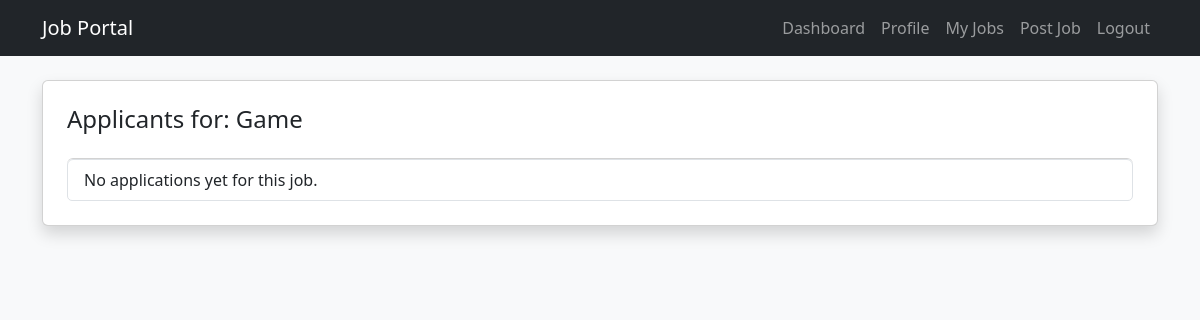
The page /employer/job/4/applicants/ (signed in) on the database as committed earlier.
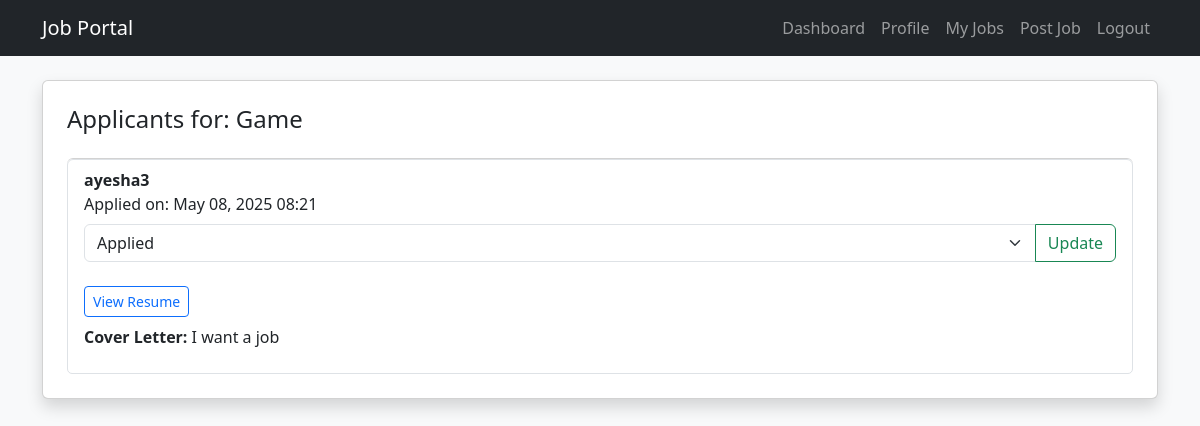
The same page on the database as committed later.
### core/models.py (models this page shows)
class Application(models.Model):
    job = models.ForeignKey(Job, on_delete=models.CASCADE)
    seeker = models.ForeignKey(JobSeekerProfile, on_delete=models.CASCADE)
    resume = models.FileField(upload_to='applications/')
    cover_letter = models.TextField(blank=True)
    status = models.CharField(max_length=20, choices=[('applied', 'Applied'), ('interview', 'Interview Scheduled'), ('rejected', 'Rejected'), ('hired', 'Hired')], default='applied')
    applied_at = models.DateTimeField(auto_now_add=True)

class JobSeekerProfile(models.Model):
    user = models.OneToOneField(User, on_delete=models.CASCADE)
    phone = models.CharField(max_length=20)
    location = models.CharField(max_length=100)
    resume = models.FileField(upload_to='resumes/')
    bio = models.TextField(blank=True)
    skills = models.ManyToManyField(Skill, blank=True)

class User(AbstractUser):
    ROLE_CHOICES = (
        ('seeker', 'Job Seeker'),
        ('employer', 'Employer'),
        ('admin', 'Admin'),
    )
    role = models.CharField(max_length=10, choices=ROLE_CHOICES)
    is_email_verified = models.BooleanField(default=False)

### core/views.py (the view)
# urls.py: path('employer/job/<int:job_id>/applicants/', view_applicants, name='view-applicants'),
@login_required
def view_applicants(request, job_id):
    if request.user.role != 'employer':
        messages.error(request, "Access denied.")
        return redirect('dashboard')
    job = get_object_or_404(Job, id=job_id, employer=request.user.employerprofile)
    applications = Application.objects.filter(job=job).select_related('seeker__user')
    return render(request, 'core/view_applicants.html', {
        'job': job,
        'applications': applications
    })

### core/templates/core/view_applicants.html (shortened to what this page needs)
{% extends 'base.html' %}
{% block content %}
<div class="card shadow p-4">
  <h4>Applicants for: {{ job.title }}</h4>
  <ul class="list-group mt-3">
    {% for app in applications %}
      <li class="list-group-item">
        <strong>{{ app.seeker.user.username }}</strong><br>
        Applied on: {{ app.applied_at|date:"M d, Y H:i" }}<br>
        <form method="POST" action="{% url 'update-applicant-status' app.id %}">
            <div class="input-group mt-2">
              <select name="status" class="form-select">
                <option value="applied" {% if app.status == 'applied' %}selected{% endif %}>Applied</option>
              </select>
              <button class="btn btn-outline-success" type="submit">Update</button>
            </div>
          </form>
          <br>
        <a href="{{ app.resume.url }}" target="_blank" class="btn btn-sm btn-outline-primary">View Resume</a>
        {% if app.cover_letter %}
          <p class="mt-2"><strong>Cover Letter:</strong> {{ app.cover_letter|truncatewords:40 }}</p>
        {% endif %}
      </li>
    {% empty %}
      <li class="list-group-item">No applications yet for this job.</li>
    {% endfor %}
  </ul>
</div>
{% endblock %}

Rows that differ between the two databases and show on the page:
added Application: seeker.user.username "ayesha3", applied_at "May 08, 2025 08:21", status "Applied", cover_letter "I want a job"
Other text that changed with them:
text no longer shown: "No applications yet for this job."
